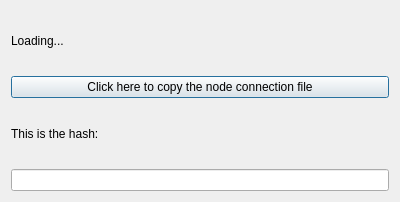
<?xml version="1.0" encoding="UTF-8"?>
<ui version="4.0">
 <class>Dialog</class>
 <widget class="QDialog" name="Dialog">
  <property name="geometry">
   <rect>
    <x>0</x>
    <y>0</y>
    <width>400</width>
    <height>202</height>
   </rect>
  </property>
  <property name="windowTitle">
   <string>Identity hash</string>
  </property>
  <property name="modal">
   <bool>true</bool>
  </property>
  <layout class="QVBoxLayout" name="verticalLayout">
   <item>
    <widget class="QLabel" name="node_lbl">
     <property name="text">
      <string>Loading...</string>
     </property>
     <property name="wordWrap">
      <bool>true</bool>
     </property>
    </widget>
   </item>
   <item>
    <widget class="QPushButton" name="copyncf_btn">
     <property name="text">
      <string>Click here to copy the node connection file</string>
     </property>
    </widget>
   </item>
   <item>
    <widget class="QLabel" name="label">
     <property name="text">
      <string>This is the hash:</string>
     </property>
     <property name="wordWrap">
      <bool>true</bool>
     </property>
    </widget>
   </item>
   <item>
    <widget class="QLineEdit" name="address_field">
     <property name="alignment">
      <set>Qt::AlignCenter</set>
     </property>
     <property name="readOnly">
      <bool>true</bool>
     </property>
    </widget>
   </item>
  </layout>
 </widget>
 <resources/>
 <connections/>
</ui>
